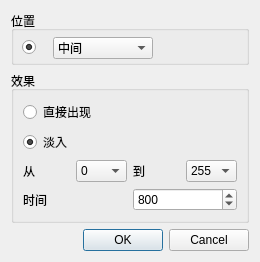
<?xml version="1.0" encoding="UTF-8"?>
<ui version="4.0">
 <class>CharacterAddDialog</class>
 <widget class="QDialog" name="CharacterAddDialog">
  <property name="geometry">
   <rect>
    <x>0</x>
    <y>0</y>
    <width>260</width>
    <height>262</height>
   </rect>
  </property>
  <property name="sizePolicy">
   <sizepolicy hsizetype="Fixed" vsizetype="Fixed">
    <horstretch>0</horstretch>
    <verstretch>0</verstretch>
   </sizepolicy>
  </property>
  <property name="windowTitle">
   <string>Dialog</string>
  </property>
  <layout class="QVBoxLayout" name="verticalLayout_3">
   <item>
    <widget class="QGroupBox" name="groupBox_2">
     <property name="title">
      <string>位置</string>
     </property>
     <widget class="QRadioButton" name="radioButton_freePos">
      <property name="geometry">
       <rect>
        <x>12</x>
        <y>57</y>
        <width>71</width>
        <height>16</height>
       </rect>
      </property>
      <property name="text">
       <string>自由设定</string>
      </property>
     </widget>
     <widget class="QWidget" name="">
      <property name="geometry">
       <rect>
        <x>11</x>
        <y>26</y>
        <width>131</width>
        <height>22</height>
       </rect>
      </property>
      <layout class="QHBoxLayout" name="horizontalLayout_3">
       <item>
        <widget class="QRadioButton" name="radioButton_stdPos">
         <property name="sizePolicy">
          <sizepolicy hsizetype="Fixed" vsizetype="Fixed">
           <horstretch>0</horstretch>
           <verstretch>0</verstretch>
          </sizepolicy>
         </property>
         <property name="maximumSize">
          <size>
           <width>30</width>
           <height>16777215</height>
          </size>
         </property>
         <property name="text">
          <string/>
         </property>
         <property name="checked">
          <bool>true</bool>
         </property>
        </widget>
       </item>
       <item>
        <widget class="QComboBox" name="comboBox">
         <property name="sizePolicy">
          <sizepolicy hsizetype="Expanding" vsizetype="Fixed">
           <horstretch>0</horstretch>
           <verstretch>0</verstretch>
          </sizepolicy>
         </property>
         <property name="maximumSize">
          <size>
           <width>100</width>
           <height>16777215</height>
          </size>
         </property>
         <property name="currentIndex">
          <number>4</number>
         </property>
         <item>
          <property name="text">
           <string>左边缘</string>
          </property>
         </item>
         <item>
          <property name="text">
           <string>左方偏左</string>
          </property>
         </item>
         <item>
          <property name="text">
           <string>左方</string>
          </property>
         </item>
         <item>
          <property name="text">
           <string>中间偏左</string>
          </property>
         </item>
         <item>
          <property name="text">
           <string>中间</string>
          </property>
         </item>
         <item>
          <property name="text">
           <string>中间偏右</string>
          </property>
         </item>
         <item>
          <property name="text">
           <string>右方</string>
          </property>
         </item>
         <item>
          <property name="text">
           <string>右方偏右</string>
          </property>
         </item>
         <item>
          <property name="text">
           <string>右边缘</string>
          </property>
         </item>
        </widget>
       </item>
      </layout>
     </widget>
    </widget>
   </item>
   <item>
    <widget class="QGroupBox" name="groupBox">
     <property name="title">
      <string>效果</string>
     </property>
     <layout class="QVBoxLayout" name="verticalLayout">
      <item>
       <widget class="QRadioButton" name="radioButton_show">
        <property name="text">
         <string>直接出现</string>
        </property>
        <property name="checked">
         <bool>false</bool>
        </property>
       </widget>
      </item>
      <item>
       <widget class="QRadioButton" name="radioButton_fade">
        <property name="text">
         <string>淡入</string>
        </property>
        <property name="checked">
         <bool>true</bool>
        </property>
       </widget>
      </item>
      <item>
       <layout class="QHBoxLayout" name="horizontalLayout">
        <item>
         <widget class="QLabel" name="label">
          <property name="text">
           <string>从</string>
          </property>
         </widget>
        </item>
        <item>
         <widget class="QComboBox" name="comboBox_from">
          <property name="frame">
           <bool>true</bool>
          </property>
          <property name="modelColumn">
           <number>0</number>
          </property>
          <item>
           <property name="text">
            <string>0</string>
           </property>
          </item>
          <item>
           <property name="text">
            <string>20</string>
           </property>
          </item>
          <item>
           <property name="text">
            <string>40</string>
           </property>
          </item>
          <item>
           <property name="text">
            <string>60</string>
           </property>
          </item>
          <item>
           <property name="text">
            <string>80</string>
           </property>
          </item>
          <item>
           <property name="text">
            <string>100</string>
           </property>
          </item>
          <item>
           <property name="text">
            <string>120</string>
           </property>
          </item>
          <item>
           <property name="text">
            <string>140</string>
           </property>
          </item>
          <item>
           <property name="text">
            <string>160</string>
           </property>
          </item>
          <item>
           <property name="text">
            <string>180</string>
           </property>
          </item>
          <item>
           <property name="text">
            <string>200</string>
           </property>
          </item>
          <item>
           <property name="text">
            <string>220</string>
           </property>
          </item>
          <item>
           <property name="text">
            <string>240</string>
           </property>
          </item>
          <item>
           <property name="text">
            <string>255</string>
           </property>
          </item>
         </widget>
        </item>
        <item>
         <widget class="QLabel" name="label_2">
          <property name="text">
           <string>到</string>
          </property>
         </widget>
        </item>
        <item>
         <widget class="QComboBox" name="comboBox_to">
          <item>
           <property name="text">
            <string>255</string>
           </property>
          </item>
          <item>
           <property name="text">
            <string>240</string>
           </property>
          </item>
          <item>
           <property name="text">
            <string>220</string>
           </property>
          </item>
          <item>
           <property name="text">
            <string>200</string>
           </property>
          </item>
          <item>
           <property name="text">
            <string>180</string>
           </property>
          </item>
          <item>
           <property name="text">
            <string>160</string>
           </property>
          </item>
          <item>
           <property name="text">
            <string>140</string>
           </property>
          </item>
          <item>
           <property name="text">
            <string>120</string>
           </property>
          </item>
          <item>
           <property name="text">
            <string>100</string>
           </property>
          </item>
          <item>
           <property name="text">
            <string>80</string>
           </property>
          </item>
          <item>
           <property name="text">
            <string>60</string>
           </property>
          </item>
          <item>
           <property name="text">
            <string>40</string>
           </property>
          </item>
          <item>
           <property name="text">
            <string>20</string>
           </property>
          </item>
          <item>
           <property name="text">
            <string>0</string>
           </property>
          </item>
         </widget>
        </item>
       </layout>
      </item>
      <item>
       <layout class="QHBoxLayout" name="horizontalLayout_2">
        <item>
         <widget class="QLabel" name="label_3">
          <property name="text">
           <string>时间</string>
          </property>
         </widget>
        </item>
        <item>
         <widget class="QSpinBox" name="spinBox_msec">
          <property name="maximum">
           <number>10000</number>
          </property>
          <property name="singleStep">
           <number>100</number>
          </property>
          <property name="value">
           <number>800</number>
          </property>
          <property name="displayIntegerBase">
           <number>10</number>
          </property>
         </widget>
        </item>
       </layout>
      </item>
     </layout>
    </widget>
   </item>
   <item>
    <widget class="QDialogButtonBox" name="buttonBox">
     <property name="orientation">
      <enum>Qt::Horizontal</enum>
     </property>
     <property name="standardButtons">
      <set>QDialogButtonBox::Cancel|QDialogButtonBox::Ok</set>
     </property>
    </widget>
   </item>
  </layout>
 </widget>
 <resources/>
 <connections>
  <connection>
   <sender>buttonBox</sender>
   <signal>accepted()</signal>
   <receiver>CharacterAddDialog</receiver>
   <slot>accept()</slot>
   <hints>
    <hint type="sourcelabel">
     <x>248</x>
     <y>254</y>
    </hint>
    <hint type="destinationlabel">
     <x>157</x>
     <y>274</y>
    </hint>
   </hints>
  </connection>
  <connection>
   <sender>buttonBox</sender>
   <signal>rejected()</signal>
   <receiver>CharacterAddDialog</receiver>
   <slot>reject()</slot>
   <hints>
    <hint type="sourcelabel">
     <x>316</x>
     <y>260</y>
    </hint>
    <hint type="destinationlabel">
     <x>286</x>
     <y>274</y>
    </hint>
   </hints>
  </connection>
 </connections>
</ui>
